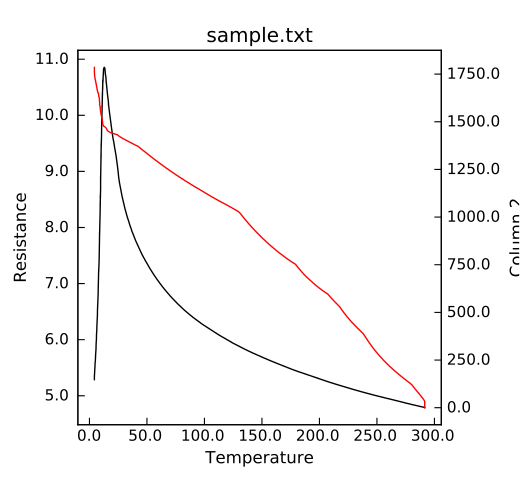

Write the Python code that produced this figure.
"""Double y axis plot."""
from Stoner import Data

p = Data("sample.txt", setas="xyy")
# Quick plot
p.plot(multiple="y2")
